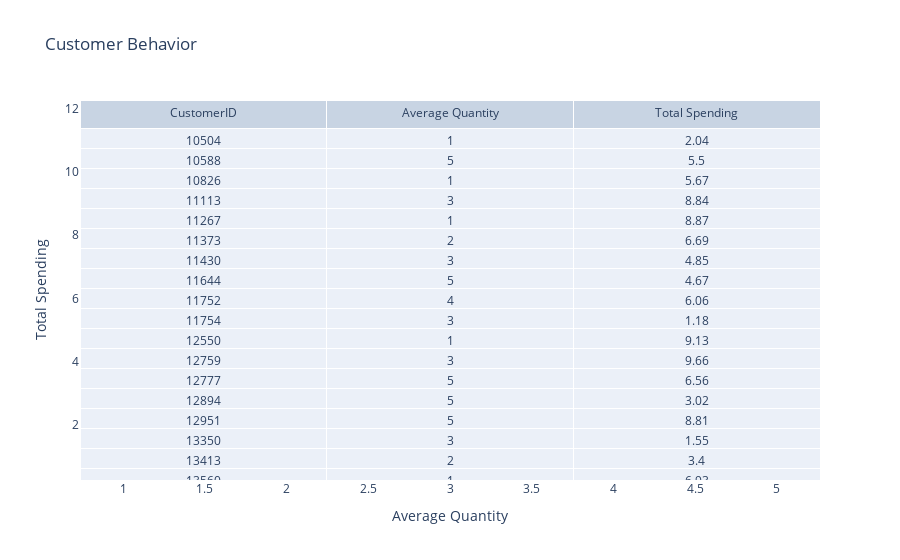

Write notebook code for a chart like this one.
### Markdown cell above
### bananas are the most popular items sold at the store. Now, let’s have a look at the customer behaviour

### Code cell
# Calculate average quantity and spending per customer
customer_behavior = mb.groupby('CustomerID').agg({'Quantity': 'mean', 'Price': 'sum'}).reset_index()

# Create a DataFrame to display the values
table_data = pd.DataFrame({
    'CustomerID': customer_behavior['CustomerID'],
    'Average Quantity': customer_behavior['Quantity'],
    'Total Spending': customer_behavior['Price']
})

# Create a subplot with a scatter plot and a table
fig = go.Figure()

# Add a scatter plot
fig.add_trace(go.Scatter(x=customer_behavior['Quantity'], y=customer_behavior['Price'],
                         mode='markers', text=customer_behavior['CustomerID'],
                         marker=dict(size=10, color='coral')))

# Add a table
fig.add_trace(go.Table(
    header=dict(values=['CustomerID', 'Average Quantity', 'Total Spending']),
    cells=dict(values=[table_data['CustomerID'], table_data['Average Quantity'], table_data['Total Spending']]),
))

# Update layout
fig.update_layout(title='Customer Behavior',
                  xaxis_title='Average Quantity', yaxis_title='Total Spending')

# Show the plot
fig.show()

### Figure 1 — Plotly figure (JSON) as saved in the notebook; plotly's stock layout.template omitted (floating-point values rounded to 4 significant figures; data arrays with more than 128 entries replaced by an {"elided": "..."} marker saying what was removed)
{"data": [{"marker": {"color": "coral", "size": 10}, "mode": "markers", "text": {"elided": "499 int values"}, "type": "scatter", "x": {"elided": "499 float values"}, "y": {"elided": "499 float values"}}, {"cells": {"values": {"elided": "3x499 float values"}}, "header": {"values": ["CustomerID", "Average Quantity", "Total Spending"]}, "type": "table"}], "layout": {"title": {"text": "Customer Behavior"}, "xaxis": {"title": {"text": "Average Quantity"}}, "yaxis": {"title": {"text": "Total Spending"}}}}
